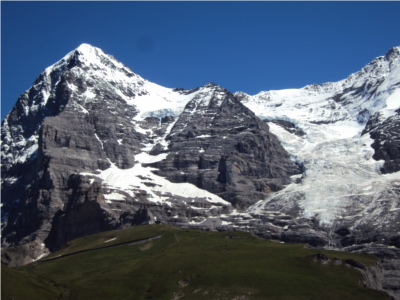
//> input picture orb/1Hill.jpg, 400 x 300 px
$ ./main   (built with g++ and OpenCV 4)
//> lines starting //> are read from the running program, lines starting //| are printed output that depends on the picture
#include<iostream>
#include<vector>

#include<opencv2\core\core.hpp>
#include<opencv2\features2d\features2d.hpp>
#include<opencv2\highgui\highgui.hpp>

using namespace std;
using namespace cv;


int main()
{
    //读取图片
    Mat rgbd1 = imread("E:\\c++_studying\\orb\\1Hill.jpg");
//> rgbd1 is the input picture: 300 rows x 400 cols, CV_8UC3; mean B, G, R 113.4, 95.7, 82.9
    Mat rgbd2 = imread("E:\\c++_studying\\orb\\2Hill.jpg");
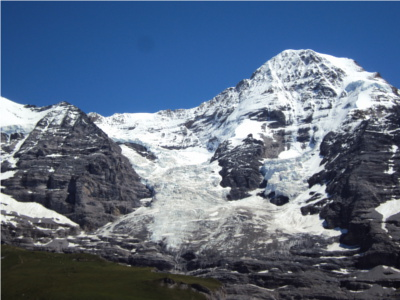
//> input picture orb/2Hill.jpg, 400 x 300 px
//> rgbd2 is the input picture: 300 rows x 400 cols, CV_8UC3; mean B, G, R 131, 108.6, 93
    //imshow("rgbd1", depth2);
    //waitKey(0);
    Ptr<ORB> orb = ORB::create();
    cout<<orb->getScaleFactor()<<endl;
    vector<KeyPoint> Keypoints1,Keypoints2;
    Mat descriptors1,descriptors2;
    orb->detectAndCompute(rgbd1, Mat(), Keypoints1, descriptors1);
//> Keypoints1 = 500 keypoints; strongest (x, y, size): (166, 148, 31), (92, 180, 31), (152, 171, 31), (167, 142, 31)
    orb->detectAndCompute(rgbd2, Mat(), Keypoints2, descriptors2);
//> Keypoints2 = 500 keypoints; strongest (x, y, size): (250, 135, 31), (219, 172, 31), (221, 167, 31), (221, 184, 37.2)

    //cout << "Key points of image" << Keypoints.size() << endl;

    //可视化，显示关键点
    Mat ShowKeypoints1, ShowKeypoints2;
    drawKeypoints(rgbd1,Keypoints1,ShowKeypoints1);
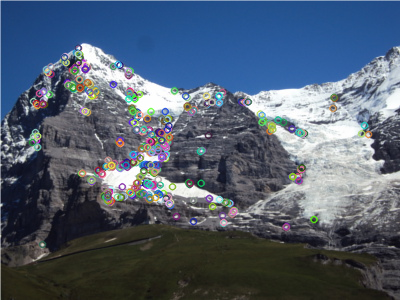
//> ShowKeypoints1: 300 rows x 400 cols, CV_8UC3; mean B, G, R 111.9, 94.9, 81.9
    drawKeypoints(rgbd2, Keypoints2, ShowKeypoints2);
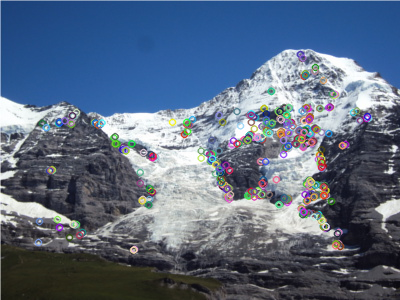
//> ShowKeypoints2: 300 rows x 400 cols, CV_8UC3; mean B, G, R 129.7, 107.8, 92.6
    imshow("Keypoints1", ShowKeypoints1);
    imshow("Keypoints2", ShowKeypoints2);
    waitKey(0);

    //Matching
    vector<DMatch> matches;
    Ptr<DescriptorMatcher> matcher =DescriptorMatcher::create("BruteForce");
    matcher->match(descriptors1, descriptors2, matches);
//> matches = 500 matches
    cout << "find out total " << matches.size() << " matches" << endl;
//| find out total 500 matches

    //可视化
    Mat ShowMatches;
    drawMatches(rgbd1,Keypoints1,rgbd2,Keypoints2,matches,ShowMatches);
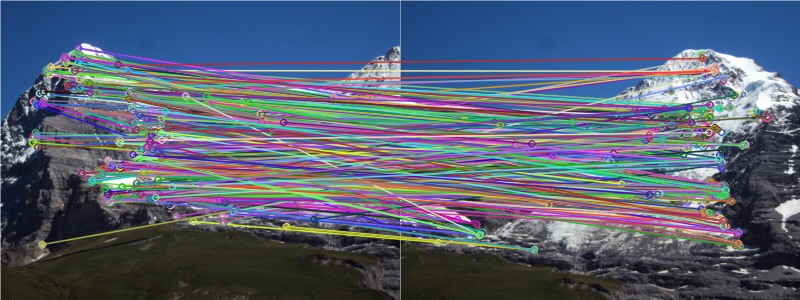
//> ShowMatches: 300 rows x 800 cols, CV_8UC3; mean B, G, R 114.7, 96.2, 86.3
    imshow("matches", ShowMatches);
    waitKey(0);
// [4 lines of commented-out code are left out]
    return 0;
}
